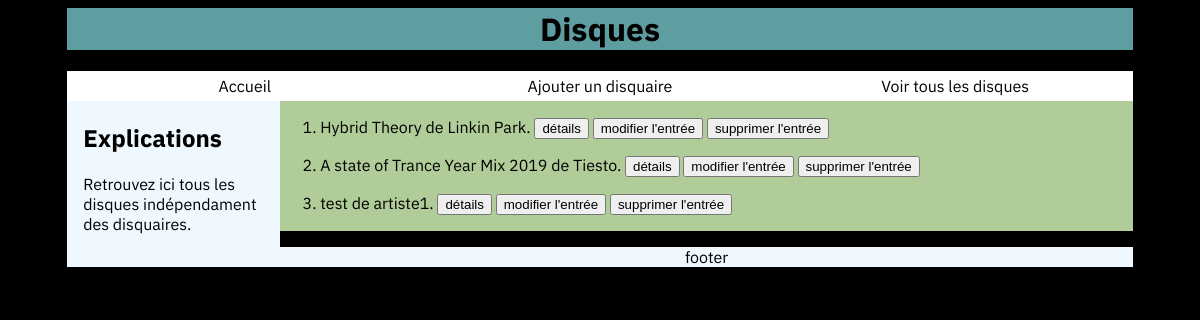
Before: /disque/disques/ with the older database file.
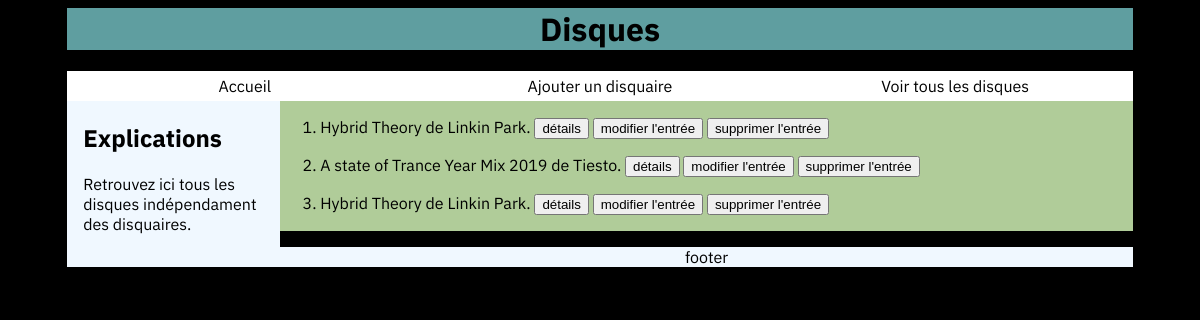
After: the same page with the newer database file.
### disque/models.py (models this page shows, shortened)
class Disque(models.Model):
    magasin = models.ForeignKey(Disquaire, on_delete=models.CASCADE)
    titre = models.CharField(max_length=100)
    label = models.CharField(max_length=100)
    artiste = models.CharField(max_length=100)
    date_sortie = models.DateField(blank=True, null=True)
    nb_morceaux = models.IntegerField(blank=False)
    genre = models.CharField(max_length=15, verbose_name="Genre", choices=GENRE_OPTION, default='NON_PRECISE')
    duree = models.DurationField("HH: MM: SS")
    image = models.URLField(blank=True)

### disque/views.py (the view)
# urls.py: path('disques/', views.disques),
def disques(request):
    liste = models.Disque.objects.all()
    return render(request, "disque/disques.html", {"liste": liste})

### disque/templates/disque/disques.html (shortened to what this page needs)
{% extends "disque/main.html" %}
        {% block h1 %} Disques {% endblock %}
            {% block sidebar %}
            <h2>Explications</h2>
                <p>Retrouvez ici tous les disques indépendament des disquaires.</p>
            {% endblock %}
            {% block section %}
<ol>
    {% for disque in liste %}
                    <li class="disquess">
                        <p>{{disque.titre}} de {{disque.artiste}}.
                            <a href="/disque/affichedisque/{{disque.id}}"><button>détails</button></a>
                            <a href="/disque/update/{{disque.id}}/"><button>modifier l'entrée </button></a>
                            <a href="/disque/delete/{{disque.id}}"><button>supprimer l'entrée</button></a>
                        </p>
                    </li>
        {% endfor %}
        {% endblock %}

Changed rows visible on the page:
removed Disque: titre "test", artiste "artiste1"
added Disque: titre "Hybrid Theory", artiste "Linkin Park"
